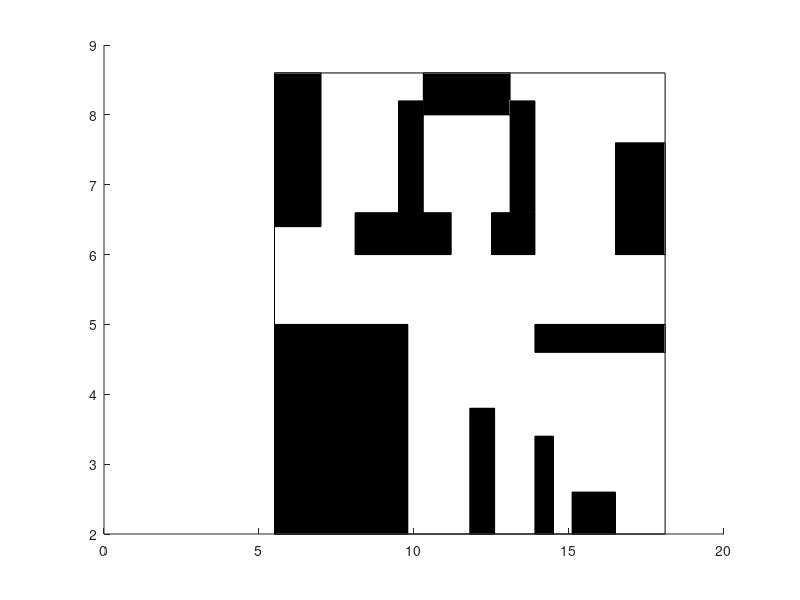

MATLAB code for this plot:
% Map shown in the "Trajectory ZUPT-KF" figure

% Map shown in the main UI

rectangle('Position',[5.5 2 12.6 6.6]) % Whole the seminar room
% %stairs
% rectangle('Position',[-0.65 0.3125 1.3 0.3125])
% rectangle('Position',[-0.65 0.6250 1.3 0.3125])
% rectangle('Position',[-0.65 0.9375 1.3 0.3125])
% rectangle('Position',[-0.65 1.2500 1.3 0.3125])
% rectangle('Position',[-0.65 1.5625 1.3 0.3125])
% rectangle('Position',[-0.65 1.8750 1.3 0.3125])
% rectangle('Position',[-0.65 2.1875 1.3 0.3125])
% 
% rectangle('Position',[-0.65 2.5000 1.3 0.3125])
% rectangle('Position',[-0.65 2.8125 1.3 0.3125])
% rectangle('Position',[-0.65 3.1250 1.3 0.3125])
% rectangle('Position',[-0.65 3.4375 1.3 0.3125])
% rectangle('Position',[-0.65 3.7500 1.3 0.3125])
% rectangle('Position',[-0.65 4.0625 1.3 0.3125])
% rectangle('Position',[-0.65 4.3750 1.3 0.3125])
% rectangle('Position',[-0.65 4.6875 1.3 0.3125])
% rectangle('Position',[-0.65 5 1.3 0.3125])

%zones without use:
rectangle('Position',[5.5 2 4.3 3], 'FaceColor','k')
rectangle('Position',[5.5 6.4 1.5 2.2], 'FaceColor','k')

% Room and living room
rectangle('Position',[11.8 2 0.8 1.8], 'FaceColor','k') % dining table
rectangle('Position',[13.9 2 0.6 1.4], 'FaceColor','k') % wall btw dining and living room
rectangle('Position',[15.1 2 1.4 0.6], 'FaceColor','k') % Living table
rectangle('Position',[13.9 4.6 4.2 0.4], 'FaceColor','k') % wall btw room and living room
rectangle('Position',[16.5 6 1.6 1.6], 'FaceColor','k') % bed

% Kitchen
rectangle('Position',[8.1 6 3.1 0.6], 'FaceColor','k') % Wall btw bathroom-kitchen and main corridor
rectangle('Position',[12.5 6 1.4 0.6], 'FaceColor','k') % Wall btw kitchen and corridor
rectangle('Position',[9.5 6.6 0.8 1.6], 'FaceColor','k') % Wall btw bathroom and kitchen
rectangle('Position',[13.1 6.6 0.8 1.6], 'FaceColor','k') % Wall btw kitchen and room
rectangle('Position',[10.3 8 2.8 0.6], 'FaceColor','k') % Tables of the kitchen

% % Plot fixed Beacons
% plot(13, 4.4,'^','markerfacecolor','y','MarkerSize',10)  % Room
% %viscircles([13, 4.4], 4,'Color','y','LineStyle','--');
% plot(8, 6.2,'^','markerfacecolor','k','MarkerSize',10)  % Kitchen
% %viscircles([8, 6.2], 4,'Color','k','LineStyle','--');
% plot(4.5, 6.8,'^','markerfacecolor',[0.4940, 0.1840, 0.5560],'MarkerSize',10)  % Bathroom
% %viscircles([4.5, 6.8], 4,'Color',[0.4940, 0.1840, 0.5560],'LineStyle','--');
% plot(8.4, 1.3,'^','markerfacecolor',[0.3010, 0.7450, 0.9330],'MarkerSize',10)  % Dining table
% %viscircles([8.4, 1.3], 4,'Color',[0.3010, 0.7450, 0.9330],'LineStyle','--');
% plot(12.3, 1,'^','markerfacecolor',[0.4660, 0.6740, 0.1880],'MarkerSize',10)  % Living room
% %viscircles([12.3, 1], 4,'Color',[0.4660, 0.6740, 0.1880],'LineStyle','--');
% 
% %plot(2, 3.6,'^','markerfacecolor',[0, 0.4470, 0.7410],'MarkerSize',10)  % Door
% %viscircles([2, 3.6], 4,'Color',[0, 0.4470, 0.7410],'LineStyle','--');
% 
% 
% % Plot 'activity' Beacons
% plot(2, 3.6,'s','markerfacecolor','r','MarkerSize',8)  % Door
% plot(5.2, 6.4,'s','markerfacecolor','g','MarkerSize',8)  % Toiler lid
% plot(3.7, 6.4,'s','markerfacecolor','b','MarkerSize',8)  % Broom
% plot(9.6, 5.4,'s','markerfacecolor','c','MarkerSize',8)  % Pitcher
% plot(5.5, 4.4,'s','markerfacecolor','m','MarkerSize',8)  % Hair brush
